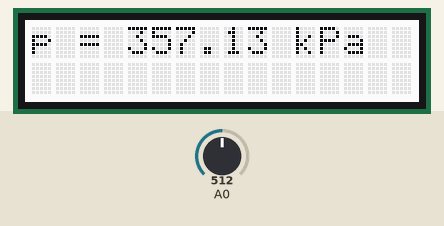
This sketch was run on a simulated Arduino Uno, built with avr-gcc and run on an emulated ATmega328P. On the bench: 16×2 character LCD. The inputs (shaded band) are chosen by the test bench; at power-on: A0 = 512. What the sketch prints to the serial monitor is not drawn.

Above: at 1.2 s.
1.3 s: A0 set to 43
At 2.0 s:
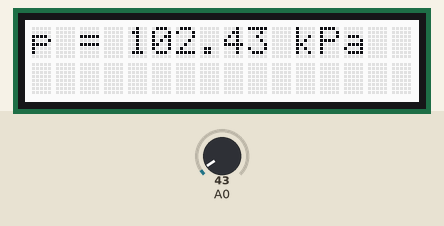
3.1 s: A0 set to 35
At 3.9 s:
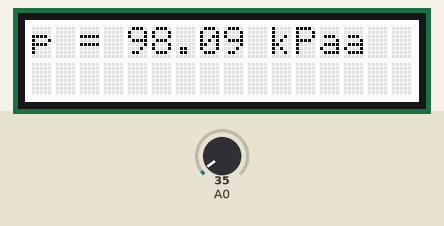
4.9 s: A0 set to 0
At 5.6 s:
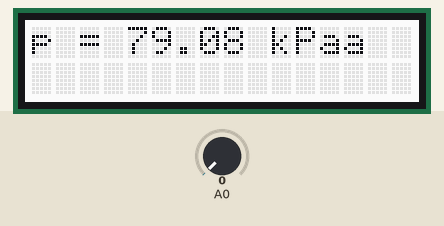
Timing chart, 0 to 7.9 s (numbered marks = the images above; inputs shaded):
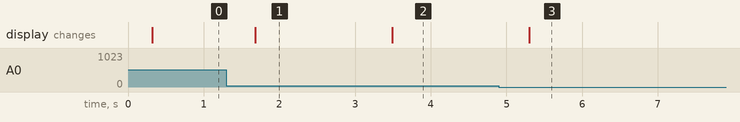

The sketch:

affichage-ecran1.ino
```cpp
//MXP5500DP Capteur de pression
// calcul de la pression moyenne
#include <rgb_lcd.h>

rgb_lcd lcd;
const float patm=101.3;// on définit la pression atmosphérique, valeur connue
const int cycles = 200; //nombre de mesures pour faire une moyenne
const int dur_mes = 1; //durée entre 2 mesures de la moyenne
const int dur_aff = 200; //durée entre 2 séries de mesure

void setup() {
  lcd.begin(16,2); //initialisation de l'écran lcd
  Serial.begin(9600); //initialisation de ligne série
}

void loop(){
float resultatpression = 0.0 ;// on définit un float qui récupérera toutes les valeurs des pressions
for(int i = 0 ; i < cycles ; i++){
    float ana = analogRead(A0) ;
    float pression_relat = ((ana / 1023.0)-0.04) /0.0018 ;  //utilise le modele determine par etalonnage
    float pression = pression_relat + patm;//calcul de la pression
    resultatpression += pression ;//on rajoute la valeur mesurée à la variable somme
    delay(dur_mes) ;
  }

  resultatpression /= cycles ;          //calcul la moyenne des mesures
  Serial.print(resultatpression) ;      //affiche dans le moniteur serie les valeurs de pression en kPa
  Serial.println(" kPa") ;
  lcd.setCursor(0,0) ;					//À COMPLÉTER  : AFFICHAGE PRESSION
  lcd.print("p = ") ; 					// SUR ÉCRAN LCD
  lcd.print(resultatpression) ; 		// AVEC UNITÉ
  lcd.print(" kPa") ;					// SOUS LA FORME : p = .... kPa
  delay(dur_aff) ;                         // temps de latence entre 2 séries de mesures
}
```

Measured:
- the behaviour switches between 39 and 38 on A0 (found by bisection; images 1 and 2)
- after the input at 1.3 s, the display: changes after 0.38 s (image 1)
- after the input at 3.1 s, the display: changes after 0.39 s (image 2)
- after the input at 4.9 s, the display: changes after 0.40 s (image 3)
